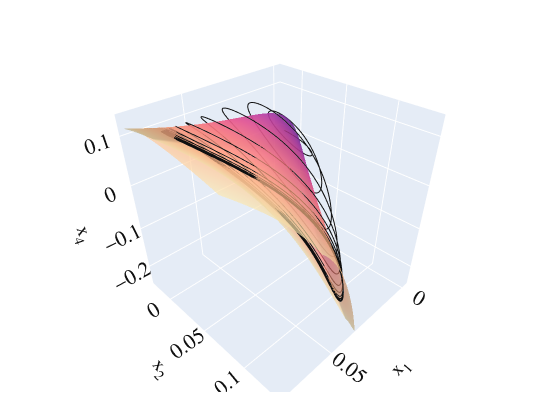

The notebook cell saved with this chart:
### Code cell
fig = plotter.make_plot(ssm_list[2], data_name="observables", idx_trajectories=[0], idx_coordinates=[1, 2, 4],
                        with_predictions=False, add_surface=True)
fig.show()

### Figure 1 — Plotly figure (JSON) as saved in the notebook; plotly's stock layout.template omitted (floating-point values rounded to 4 significant figures; data arrays with more than 128 entries replaced by an {"elided": "..."} marker saying what was removed)
{"data": [{"colorscale": [[0, "rgb(75, 41, 145)"], [0.1667, "rgb(135, 44, 162)"], [0.3333, "rgb(192, 54, 157)"], [0.5, "rgb(234, 79, 136)"], [0.6667, "rgb(250, 120, 118)"], [0.8333, "rgb(246, 169, 122)"], [1, "rgb(237, 217, 163)"]], "opacity": 0.7, "showlegend": false, "showscale": false, "surfacecolor": {"elided": "101x101 float values"}, "type": "surface", "x": {"elided": "101x101 float values"}, "y": {"elided": "101x101 float values"}, "z": {"elided": "101x101 float values"}}, {"line": {"color": "#101010", "width": 2}, "mode": "lines", "name": "", "showlegend": false, "type": "scatter3d", "x": {"elided": "3033 float values"}, "y": {"elided": "3033 float values"}, "z": {"elided": "3033 float values"}}], "layout": {"autosize": true, "font": {"color": "#101010", "family": "Helvetica", "size": 16}, "height": 420, "margin": {"b": 28, "l": 28, "r": 28, "t": 28}, "scene": {"xaxis": {"range": [-0.00407, 0.0781], "title": {"text": "x<sub>1</sub>"}}, "yaxis": {"range": [-0.02838, 0.1384], "title": {"text": "x<sub>2</sub>"}}, "zaxis": {"range": [-0.2493, 0.1399], "title": {"text": "x<sub>4</sub>"}}}, "width": 560}}
